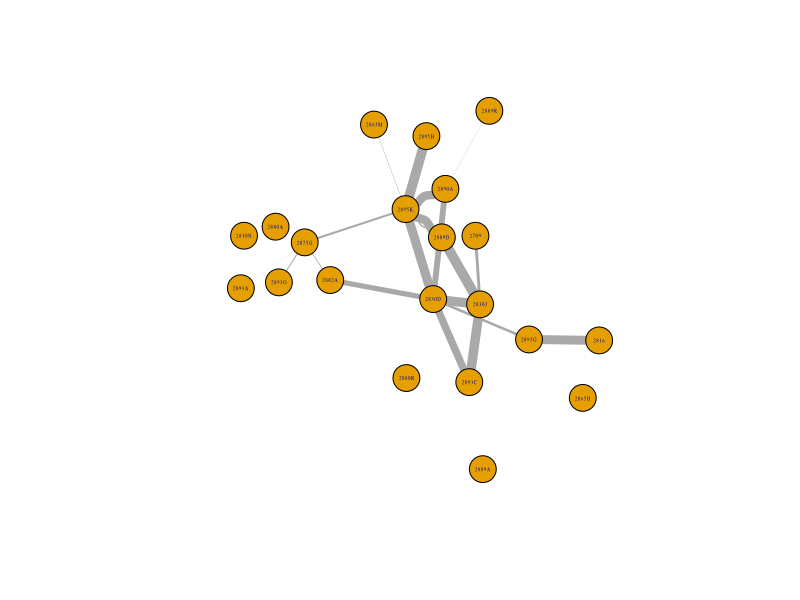
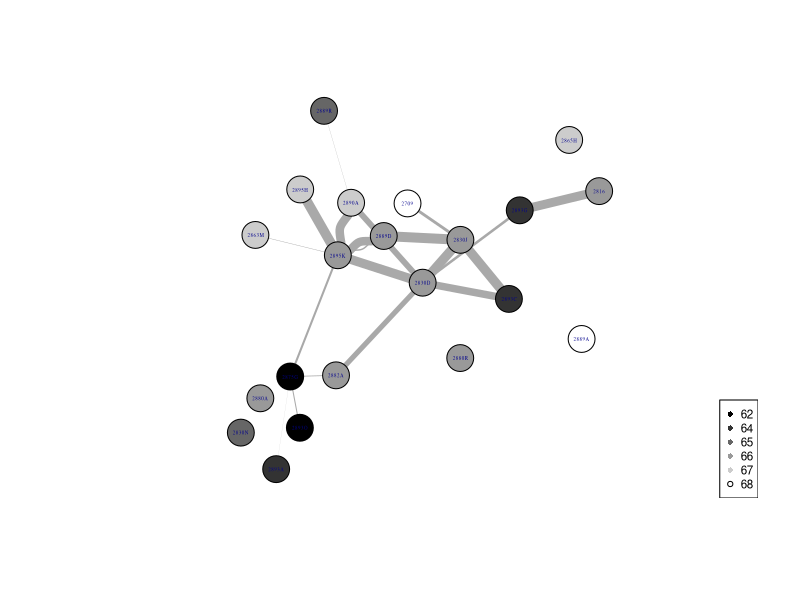
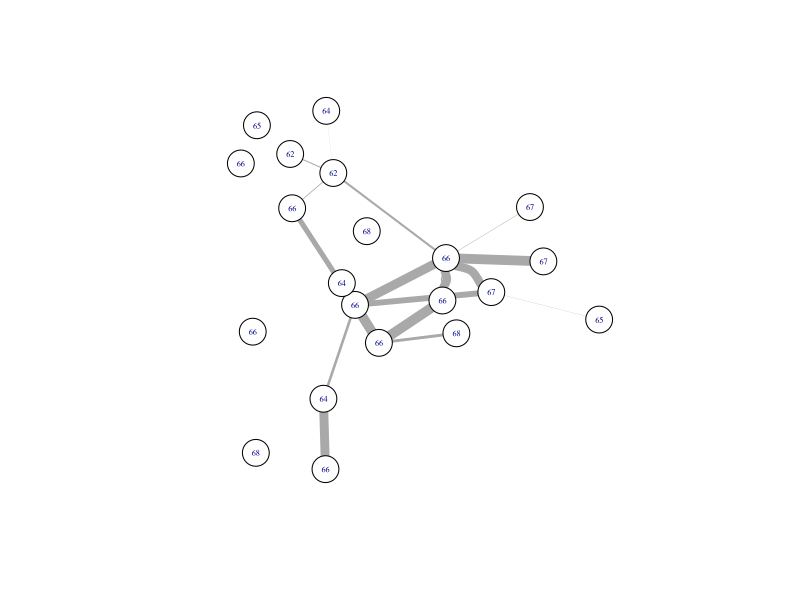

R code for these plots, in order:
## ---- chunk 1
require(igraph)
## ---- chunk 2
mydata <- read.csv("ChromosomeNetwork.csv")
mydata
## ---- chunk 3
g<-graph.data.frame(mydata, directed=F)
g
V(g)
E(g)
E(g)$GR
V(g)$label.cex = 0.3
plot(g, layout = layout.auto, edge.width=(E(g)$GR)/10)

## ---- chunk 4
g2 <- g
V(g2)$X2n <- c(68, 66, 66, 66, 65, 68, 62, 66, 66, 66, 68, 66, 67, 64, 64, 62, 67, 66, 64, 65, 67)
V(g2)$color <- c("white", "gray60", "gray60","gray60","gray40","gray80","black","gray60","gray60","gray60", "white", "gray60", "gray80", "gray20","gray20","black", "gray80","gray60","gray20","gray40","gray80")   
V(g2)$label.cex = 0.3
plot(g2, layout = layout.auto, edge.width=(E(g)$GR)/10)
legend("bottomright", c("62","64","65", "66", "67", "68"),pch=c(16,16,16,16,16,1),col=c("black", "gray20", "gray40", "gray60", "gray80", "black"),cex=0.7)

## ---- chunk 5
g3 <- g
V(g3)$name <- as.character(V(g2)$X2n)
V(g3)$color <- rep("white", 21)
V(g3)$label.cex = 0.5
plot(g3, edge.width=(E(g)$GR)/10)
